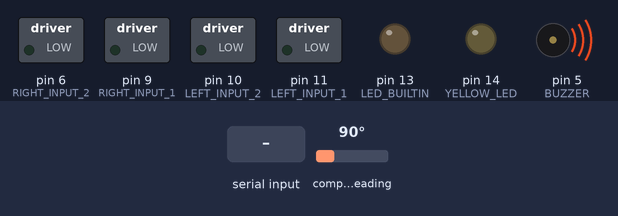
Recording of a sketch running on a simulated Arduino Uno, built with avr-gcc and run on an emulated ATmega328P. On the bench: switched loads named in the sketch (green lamp = pin HIGH), output pins drawn as LEDs (lit = HIGH), buzzer (waves = sounding). Wiring (inferred from the names in the program): QMC5883L compass at I2C address 0x0D. The test bench sets the inputs (shaded band); at power-on: compass heading 90°. What the sketch prints to the serial monitor is not drawn.

Above: at 0.1 s.
At 0.8 s:
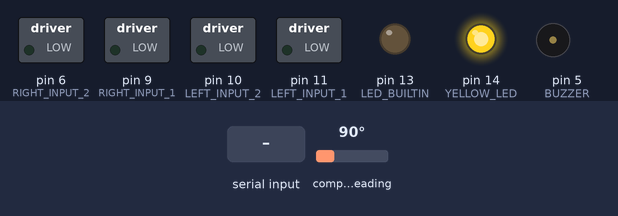
At 3.9 s:
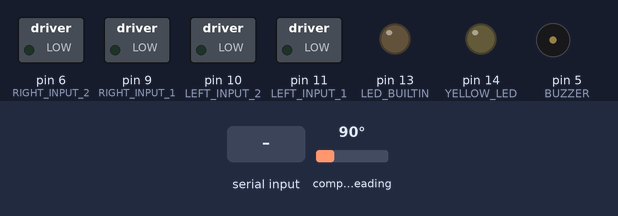
4.0 s: compass heading set to 7°
6.1 s: "^" received over Serial
7.7 s: compass heading set to 180°
Timing chart, 0 to 10.7 s (numbered marks = the images above; inputs shaded):
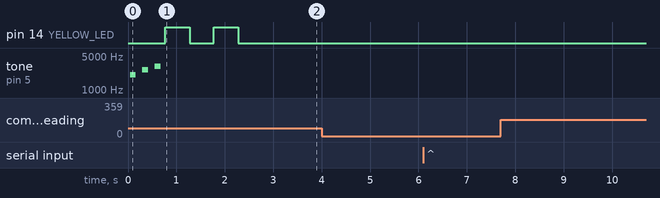

Measured:
- after the input at 4.0 s, every drawn part: stays the same
- after the input at 6.1 s, every drawn part: stays the same
- after the input at 7.7 s, every drawn part: stays the same

The sketch:

arduino-code.ino
```cpp
#include<SR04.h>
#include<Wire.h>

#include "motor_driver.h"
#include "robot.h"
#include "Communication.h"
#include "QMC5883L-offset.h"

#define TRIG_PIN 8
#define ECHO_PIN 7

#define P_VAL 0.5
#define D_VAL 0.01


SR04 sr04 = SR04(ECHO_PIN, TRIG_PIN);

//MechaQMC5883 qmc;
QMC5883L compass;

long current_distance;
turn next_avoid = right_turn;
bool avoided = true;

bool forward = true;
float max_mag_value = -8000.0;
float min_mag_value = 8000.0;

float motorDirection = 0.5;
float prevError = 0;

void setup() {

  // Initialize I2C and Serial port
  Wire.begin();
  Serial.begin(115200);

  // Magnetometer
  compass.init(2666, 120, 0);
  compass.setMode(Mode_Continuous, ODR_100Hz, RNG_2G, OSR_512);

  //pinModes
  pinMode(LEFT_INPUT_1, OUTPUT);
  pinMode(LEFT_INPUT_2, OUTPUT);
  pinMode(RIGHT_INPUT_1, OUTPUT);
  pinMode(RIGHT_INPUT_2, OUTPUT);
  //  pinMode(GREEN_LED, OUTPUT);
  pinMode(YELLOW_LED, OUTPUT);
  pinMode(LED_BUILTIN, OUTPUT);

  // test buzzer and LED
  run_diagnostics();

}

double kalman(double prev_value, double new_value, double ratio) {
  return (prev_value * ratio) + (new_value * (1 - ratio));
}

void loop() {

  int x, y, z;
  //  Read magnetometer data
  compass.read(&x, &y, &z);

  Info headingInfo;
  headingInfo.sensor = MAGNETOMETER;
  headingInfo.x = x;
  headingInfo.y = y;
  headingInfo.z = z;

  sendInfo(&headingInfo);

  // Object to receive command into
  Command receivedCommand;
  bool commandReceived = readCommand(&receivedCommand);
  if (commandReceived) {
    Info diagnosticInfo;
    diagnosticInfo.sensor = INFO;
    diagnosticInfo.x = receivedCommand.param;
    sendInfo(&diagnosticInfo);

    if (receivedCommand.param >= 0) {
      //  Show Yellow LED if turning right
      indicate_led(YELLOW_LED, false);
    } else {
      //  Show Green LED if turning left
      indicate_led(YELLOW_LED, true);
    }

    if (receivedCommand.command == MOVE) {
      motorDirection = kalman(motorDirection, (receivedCommand.param / 360) + 0.5, 0.98);
      motorDirection = (receivedCommand.param / 360) + 0.5;
      driveMotor(motorDirection, 0.35);
    } else if (receivedCommand.param == STOP) {
      driveMotor(0.5, 0);
    }
  } else {
    driveMotor(0.5, 0);
  }
  //  30 millisecond loop
  delay(30);
}
```

Communication.cpp
```cpp
#include<Arduino.h>
#include "Communication.h"

int timeout = 100;

long readLong() {
  unsigned long startTime = millis();
  while ((Serial.available() < sizeof(long)) && (millis() - startTime) < timeout) {};
  if (Serial.available() > 0) {
    size_t bytesRead;
    byte longBuffer[sizeof(long)];
    bytesRead = Serial.readBytes(longBuffer, sizeof(long));
    if (bytesRead == sizeof(long)) {
      long longReceived;
      memcpy(&longReceived, longBuffer, sizeof(long));
      return longReceived;
    }
    Serial.println("partial long");
  }
  Serial.println("Couldn't parse long");
  return NULL;
}

float readFloat(){
  unsigned long startTime = millis();
  while((Serial.available()<sizeof(float) && (millis() - startTime)<timeout)){};
  if(Serial.available()>0){
    size_t bytesRead;
    byte floatBuffer[sizeof(float)];
    bytesRead = Serial.readBytes(floatBuffer,sizeof(float));
    if(bytesRead==sizeof(float)){
      float receivedFloat;
      memcpy(&receivedFloat,floatBuffer,sizeof(float));
      return receivedFloat;
    }
  }
  return NULL;
}

int readInt() {
  unsigned long startTime = millis();
  while ((Serial.available() < sizeof(int)) && (millis() - startTime) < timeout) {};
  if (Serial.available() > 0) {
    size_t bytesRead;
    byte intBuffer[sizeof(int)];
    bytesRead = Serial.readBytes(intBuffer, sizeof(int));
    if (bytesRead == sizeof(int)) {
      int intReceived;
      memcpy(&intReceived, intBuffer, sizeof(int));
      return intReceived;
    }
    Serial.println("partial int");
    return NULL;
  }
  Serial.println("Couldn't read int");
  return NULL;
}

// BUGGY - DON'T USE
char* readString() {
  if (Serial.available() > 0) {
    size_t bytesRead;
    int stringLength = readInt();
    byte stringBuffer[stringLength * sizeof(char)];
    bytesRead = Serial.readBytes(stringBuffer, stringLength * sizeof(char));
    if (bytesRead == stringLength) {
      char stringReceived[stringLength];
      memcpy(&stringReceived, stringBuffer, stringLength * sizeof(char));
      return stringReceived;
    }
  }
  return;
}

bool readCommand(Command* command) {
  unsigned long startTime = millis();
  while ((Serial.available() < sizeof(Command)) && (millis() - startTime) < timeout) {};
  if (Serial.available() > 0) {
    byte startByte = Serial.read();
    if (startByte == '^') {
      COMMAND_TYPE commandType = readInt();
      if (commandType == NULL) {
        return false;
      }
      float commandParam = readFloat();
//      Serial.println(commandParam);
      if (commandParam == NULL) {
        return false;
      }
      command->command = commandType;
      command->param = commandParam;
      return true;
    } else {
      byte t = Serial.peek();
      while (Serial.peek() != -1 && Serial.peek() != '^') {
        Serial.read();
      }
    }
  }
  return false;
}

void sendInfo(Info * info){
  if(Serial.availableForWrite()){
//    Serial.println('^');
//    Serial.println(info->sensor);
//    Serial.println(info->x);
//    Serial.println(info->y);
//    Serial.println(info->z);


    Serial.write('^');
    Serial.write((byte *)&(info->sensor),2);
    Serial.write((byte *)&(info->x),4);
    Serial.write((byte *)&(info->y),4);
    Serial.write((byte *)&(info->z),4);
    Serial.write(10);
  }
}
```

Communication.h
```cpp
enum SENSOR_TYPE{
  MAGNETOMETER=1,
  DISTANCE=2,
  ENCODER=3,
  INFO=4
};

enum COMMAND_TYPE{
  MOVE=1,
  STOP=2,
  RESET=3
};

struct Info{
  SENSOR_TYPE sensor;
  float x;
  float y;
  float z;
};

struct Command{
  COMMAND_TYPE command;
  float param;
};

int readInt();
long readLong();
float readFloat();
double readDouble();
bool readCommand(Command* commander);
void sendInfo(Info* info);
```

MechaQMC5883.cpp
```cpp
#include "MechaQMC5883.h"

#include <Wire.h>

void MechaQMC5883::setAddress(uint8_t addr){
  address = addr;
}

void MechaQMC5883::WriteReg(byte Reg,byte val){
  Wire.beginTransmission(address); //start talking
  Wire.write(Reg); // Tell the HMC5883 to Continuously Measure
  Wire.write(val); // Set the Register
  Wire.endTransmission();
}

void MechaQMC5883::init(){
  WriteReg(0x0B,0x01);
  //Define Set/Reset period
  setMode(Mode_Continuous,ODR_200Hz,RNG_8G,OSR_512);
  /*
  Define
  OSR = 512
  Full Scale Range = 8G(Gauss)
  ODR = 200HZ
  set continuous measurement mode
  */
}

void MechaQMC5883::setMode(uint16_t mode,uint16_t odr,uint16_t rng,uint16_t osr){
  WriteReg(0x09,mode|odr|rng|osr);
}


void MechaQMC5883::softReset(){
  WriteReg(0x0A,0x80);
}

/**
 * read values from device
 * @return status value:
 *  - 0:success
 *  - 1:data too long to fit in transmit buffer
 *  - 2:received NACK on transmit of address
 *  - 3:received NACK on transmit of data
 *  - 4:other error
 *  - 8:overflow (magnetic field too strong)
 */
int MechaQMC5883::read(int* x,int* y,int* z){
  Wire.beginTransmission(address);
  Wire.write(0x00);
  int err = Wire.endTransmission();
  if (err) {return err;}
  Wire.requestFrom(address, 7);
  *x = (int)(int16_t)(Wire.read() | Wire.read() << 8);
  *y = (int)(int16_t)(Wire.read() | Wire.read() << 8);
  *z = (int)(int16_t)(Wire.read() | Wire.read() << 8);
  byte overflow = Wire.read() & 0x02;
  return overflow << 2;
}

int MechaQMC5883::read(int* x,int* y,int* z,int* a){
  int err = read(x,y,z);
  *a = azimuth(y,x);
  return err;
}

int MechaQMC5883::read(int* x,int* y,int* z,float* a){
  int err = read(x,y,z);
  *a = azimuth(y,x);
  return err;
}


float MechaQMC5883::azimuth(int *a, int *b){
  float azimuth = atan2((int)*a,(int)*b) * 180.0/PI;
  return azimuth < 0?360 + azimuth:azimuth;
}
```

MechaQMC5883.h
```cpp
#ifndef Mecha_QMC5883
#define Mecha_QMC5883

#include "Arduino.h"
#include "Wire.h"

#define QMC5883_ADDR 0x0D


//REG CONTROL

//0x09

#define Mode_Standby    0b00000000
#define Mode_Continuous 0b00000001

#define ODR_10Hz        0b00000000
#define ODR_50Hz        0b00000100
#define ODR_100Hz       0b00001000
#define ODR_200Hz       0b00001100

#define RNG_2G          0b00000000
#define RNG_8G          0b00010000

#define OSR_512         0b00000000
#define OSR_256         0b01000000
#define OSR_128         0b10000000
#define OSR_64          0b11000000


class MechaQMC5883{
public:


void setAddress(uint8_t addr);

void init(); //init qmc5883

void setMode(uint16_t mode,uint16_t odr,uint16_t rng,uint16_t osr); // setting

void softReset(); //soft RESET

int read(int* x,int* y,int* z); //reading
int read(int* x,int* y,int* z,int* a);
int read(int* x,int* y,int* z,float* a);

float azimuth(int* a,int* b);

private:

void WriteReg(uint8_t Reg,uint8_t val);


uint8_t address = QMC5883_ADDR;

};


#endif
```

QMC5883L-offset.cpp
```cpp
// (licence header left out)
#include "QMC5883L-offset.h"

#include <Wire.h>

int mag_x_offset = 0;
int mag_y_offset = 0;
int mag_z_offset = 0;

void QMC5883L::setAddress(uint8_t addr){
  address = addr;
}

void QMC5883L::WriteReg(byte Reg,byte val){
  Wire.beginTransmission(address); //Start
  Wire.write(Reg); // To tell the QMC5883L to get measures continously
  Wire.write(val); //Set up the Register
  Wire.endTransmission();
}

void QMC5883L::init(int mag_x_offset,int mag_y_offset,int mag_z_offset){
  WriteReg(0x0B,0x01);
  mag_x_offset = mag_x_offset;
  mag_y_offset = mag_y_offset;
  mag_z_offset = mag_z_offset;
  //Define Set/Reset period
  setMode(Mode_Continuous,ODR_200Hz,RNG_8G,OSR_512);
}

void QMC5883L::setMode(uint16_t mode,uint16_t odr,uint16_t rng,uint16_t osr){
  WriteReg(0x09,mode|odr|rng|osr);
}


void QMC5883L::softReset(){
  WriteReg(0x0A,0x80);
}

void QMC5883L::read(int* x,int* y,int* z){
  Wire.beginTransmission(address);
  Wire.write(0x00);
  Wire.endTransmission();
  Wire.requestFrom(address, 6);
  *x = Wire.read(); //LSB  x
  *x |= Wire.read() << 8; //MSB  x
  *y = Wire.read(); //LSB  z
  *y |= Wire.read() << 8; //MSB z
  *z = Wire.read(); //LSB y
  *z |= Wire.read() << 8; //MSB y
  x+=mag_x_offset;
  y+=mag_y_offset;
  z+=mag_z_offset;
}
```

QMC5883L-offset.h
```cpp
// (licence header left out)
#ifndef QMC5883L_h
#define QMC5883L_h


#if ARDUINO >= 100
  #include "Arduino.h"
#else
  #include "WProgram.h"
#endif

#include "Wire.h"

#define QMC5883L_ADDR 0x0D//The default I2C address is 0D: 0001101


//Registers Control //0x09

#define Mode_Standby    0b00000000
#define Mode_Continuous 0b00000001

#define ODR_10Hz        0b00000000
#define ODR_50Hz        0b00000100
#define ODR_100Hz       0b00001000
#define ODR_200Hz       0b00001100

#define RNG_2G          0b00000000
#define RNG_8G          0b00010000

#define OSR_512         0b00000000
#define OSR_256         0b01000000
#define OSR_128         0b10000000
#define OSR_64          0b11000000


class QMC5883L{

public:
void setAddress(uint8_t addr);
void init(int mag_x_offset,int mag_y_offset,int mag_z_offset);
void setMode(uint16_t mode,uint16_t odr,uint16_t rng,uint16_t osr);
void softReset();
void read(uint16_t* x,uint16_t* y,uint16_t* z);
void read(int* x,int* y,int* z);

private:
void WriteReg(uint8_t Reg,uint8_t val);
uint8_t address = QMC5883L_ADDR;

};

#endif
```

pitches.h
```cpp
/*************************************************
 * Pitches
 *************************************************/

#define NOTE_B0  31
#define NOTE_C1  33
#define NOTE_CS1 35
#define NOTE_D1  37
#define NOTE_DS1 39
#define NOTE_E1  41
#define NOTE_F1  44
#define NOTE_FS1 46
#define NOTE_G1  49
#define NOTE_GS1 52
#define NOTE_A1  55
#define NOTE_AS1 58
#define NOTE_B1  62
#define NOTE_C2  65
#define NOTE_CS2 69
#define NOTE_D2  73
#define NOTE_DS2 78
#define NOTE_E2  82
#define NOTE_F2  87
#define NOTE_FS2 93
#define NOTE_G2  98
#define NOTE_GS2 104
#define NOTE_A2  110
#define NOTE_AS2 117
#define NOTE_B2  123
#define NOTE_C3  131
#define NOTE_CS3 139
#define NOTE_D3  147
#define NOTE_DS3 156
#define NOTE_E3  165
#define NOTE_F3  175
#define NOTE_FS3 185
#define NOTE_G3  196
#define NOTE_GS3 208
#define NOTE_A3  220
#define NOTE_AS3 233
#define NOTE_B3  247
#define NOTE_C4  262
#define NOTE_CS4 277
#define NOTE_D4  294
#define NOTE_DS4 311
#define NOTE_E4  330
#define NOTE_F4  349
#define NOTE_FS4 370
#define NOTE_G4  392
#define NOTE_GS4 415
#define NOTE_A4  440
#define NOTE_AS4 466
#define NOTE_B4  494
#define NOTE_C5  523
#define NOTE_CS5 554
#define NOTE_D5  587
#define NOTE_DS5 622
#define NOTE_E5  659
#define NOTE_F5  698
#define NOTE_FS5 740
#define NOTE_G5  784
#define NOTE_GS5 831
#define NOTE_A5  880
#define NOTE_AS5 932
#define NOTE_B5  988
#define NOTE_C6  1047
#define NOTE_CS6 1109
#define NOTE_D6  1175
#define NOTE_DS6 1245
#define NOTE_E6  1319
#define NOTE_F6  1397
#define NOTE_FS6 1480
#define NOTE_G6  1568
#define NOTE_GS6 1661
#define NOTE_A6  1760
#define NOTE_AS6 1865
#define NOTE_B6  1976
#define NOTE_C7  2093
#define NOTE_CS7 2217
#define NOTE_D7  2349
#define NOTE_DS7 2489
#define NOTE_E7  2637
#define NOTE_F7  2794
#define NOTE_FS7 2960
#define NOTE_G7  3136
#define NOTE_GS7 3322
#define NOTE_A7  3520
#define NOTE_AS7 3729
#define NOTE_B7  3951
#define NOTE_C8  4186
#define NOTE_CS8 4435
#define NOTE_D8  4699
#define NOTE_DS8 4978
```

robot.cpp
```cpp
#include<Arduino.h>
#include "robot.h"
#include "pitches.h"

boolean on = true;

void indicate_led(LED light, boolean on) {
  if (on) {
    digitalWrite(light, HIGH);
  } else {
    digitalWrite(light, LOW);
  }
}


void flash_leds(){
  indicate_led(YELLOW_LED, true);
  indicate_led(GREEN_LED, false);
  delay(500);
  indicate_led(YELLOW_LED, false);
  indicate_led(GREEN_LED, true);
  delay(500);
  indicate_led(YELLOW_LED, false);
  indicate_led(GREEN_LED, false);
}

void test_leds() {
 for(int i=0;i<2;i++){
  flash_leds();
 }
}


//Mario main theme melody
int mario[] = {
  NOTE_C7,NOTE_E7, NOTE_G7
};

//Mario main them tempo
int mario_tempo[] = {
  9,9,9
};

void buzz(int targetPin, long frequency, long length) {
  //  analogWrite(GREEN_LED, 255);
  long delayValue = 1000000 / frequency / 2;

  long numCycles = frequency * length / 1000;

  for (long i = 0; i < numCycles; i++) { // for the calculated length of time...
    digitalWrite(targetPin, HIGH); // write the buzzer pin high to push out the diaphram
    delayMicroseconds(delayValue); // wait for the calculated delay value
    digitalWrite(targetPin, LOW); // write the buzzer pin low to pull back the diaphram
    delayMicroseconds(delayValue); // wait again or the calculated delay value
  }
  //  analogWrite(GREEN_LED, 0);

}

void sing(int song[],int song_length, int* tempo) {

  for (int thisNote = 0; thisNote < song_length; thisNote++) {
    int noteDuration = 1000 / tempo[thisNote];
    buzz(BUZZER, song[thisNote], noteDuration);
    int pauseBetweenNotes = noteDuration * 1.30;
    delay(pauseBetweenNotes);
    buzz(BUZZER, 0, noteDuration);
  }
}


void run_diagnostics() {
  pinMode(BUZZER, OUTPUT);//buzzer
  sing(mario,sizeof(mario)/sizeof(mario[0]), mario_tempo);
  test_leds();
}
```

robot.h
```cpp
#ifndef ROBOT_H
#define ROBOT_H
#endif
#include<Arduino.h>

#define BUZZER 5

enum LED{
	GREEN_LED=17,
	YELLOW_LED=14
};

void indicate_led(LED led,boolean on);
void test_leds();
void run_diagnostics();
```

motor_driver.cpp
```cpp
#include "motor_driver.h"
#include<Arduino.h>

int LEFT_INPUT_1 = 11;
int LEFT_INPUT_2 = 10;
int RIGHT_INPUT_1 = 9;
int RIGHT_INPUT_2 = 6;


void driveMotor(float angle, float speed) {
  if (speed > 1) {
    speed = 1;
  }
  if (speed < -1) {
    speed = -1;
  }
  if (angle > 1) {
    angle = 1;
  }
  if (angle < 0) {
    angle = 0;
  }

  int left_motor_speed = angle * 255 * speed * 2;
  left_motor_speed = constrain(left_motor_speed, 0, 255);
  int right_motor_speed = (1 - angle) * 255 * speed * 2;
  right_motor_speed = constrain(right_motor_speed, 0, 255);
  if (speed > 0) {
  analogWrite(LEFT_INPUT_1, left_motor_speed);
    analogWrite(LEFT_INPUT_2, 0);
    analogWrite(RIGHT_INPUT_1, right_motor_speed);
    analogWrite(RIGHT_INPUT_2, 0);
  }
  else {
    analogWrite(LEFT_INPUT_1, 0);
    analogWrite(LEFT_INPUT_2,  left_motor_speed * -1);
    analogWrite(RIGHT_INPUT_1, 0);
    analogWrite(RIGHT_INPUT_2,  right_motor_speed * -1);
  }


}
```

motor_driver.h
```cpp
extern int LEFT_INPUT_1;
extern int LEFT_INPUT_2;
extern int RIGHT_INPUT_1;
extern int RIGHT_INPUT_2;

enum turn {
  left_turn,
  right_turn,
  straight,
  stop_moving,
  reverse_direction
};

void driveMotor(float angle,float speed);
```
